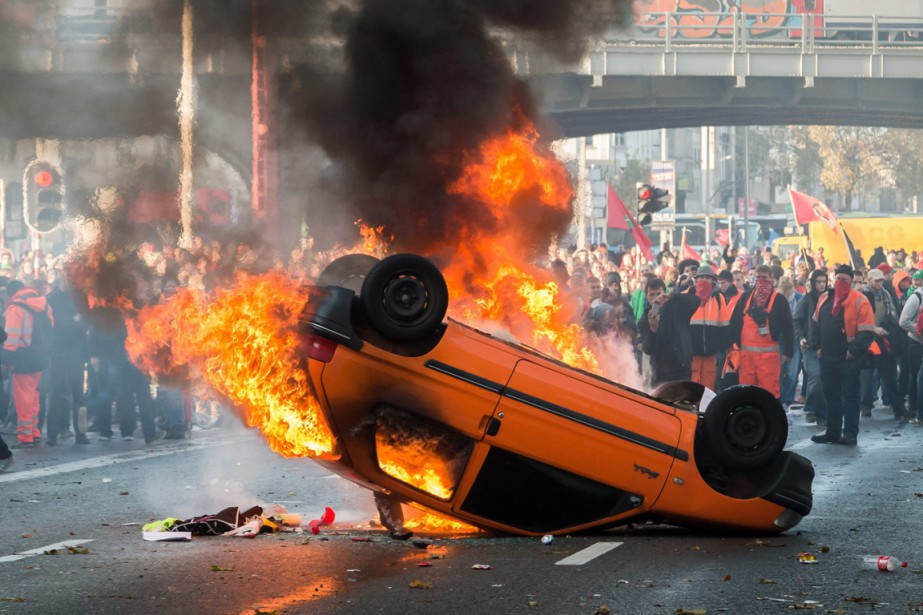
#> input picture data/raw_pictures/test_car_fire.jpg, 923 x 615 px
$ python main.py
#> lines starting #> are read from the running program, lines starting #| are printed output that depends on the picture
### picture_overlay/CameraStub.py
import Metadata
from PIL import Image
import imagehash
import config


class CameraStub:
    def __init__(self):
        self.MetaCamera = MetaCameraStub()
        self.CMOSCamera = CMOSCameraStub()

    def take_picture(self):
        picture = self.CMOSCamera.take_picture()
        metadata = self.MetaCamera.take_picture(picture)
        return metadata, picture


class CMOSCameraStub:

    def __init__(self):
        self.mode = 'RGB'
        self.size = (720, 720)
        self.color = 'red'

    def take_picture(self):
        img = Image.new(self.mode, self.size, self.color)
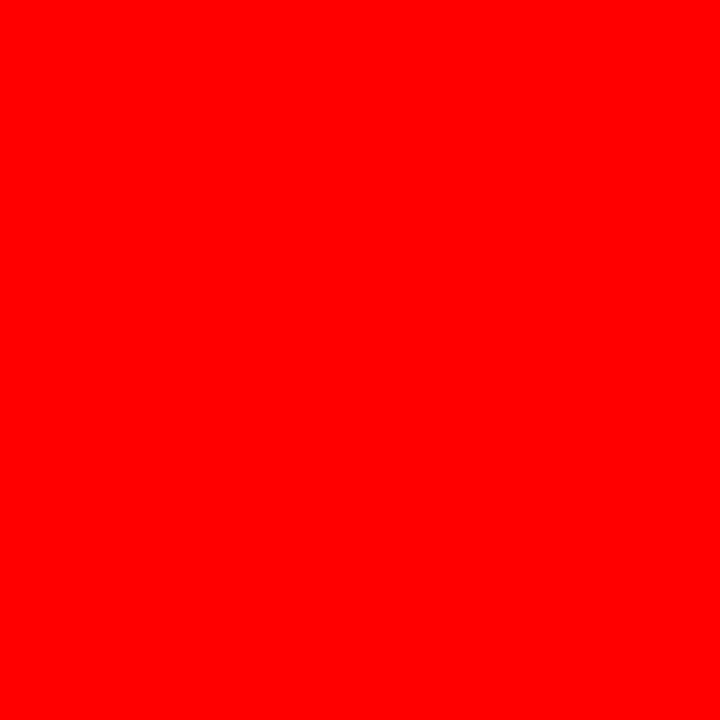
#> img: PIL image 720x720 RGB; mean R, G, B 255, 0, 0
        return img


class MetaCameraStub:

    def __init__(self):
        self.camera_name = "camera_stub"
        self.focal_distance = 1.0
        self.zoom_in = 1.0
        self.resolution = 3145728
        self.sensor_type = "CMOS"

    def take_picture(self, picture):
        picture_hash = imagehash.phash(Image.open(config.RAW_PICTURES_DIR + "/test_car_fire.jpg"), hash_size=64)
        print(picture_hash)
        metadata = Metadata.Metadata(picture_hash=picture_hash.__str__())
        return metadata

### picture_overlay/main.py
# This is a sample Python script.
import config
from CameraStub import CameraStub
from datetime import datetime
from yaml import load, dump

# Press Shift+F10 to execute it or replace it with your code.
# Press Double Shift to search everywhere for classes, files, tool windows, actions, and settings.


def print_path(name, path):
    # Use a breakpoint in the code line below to debug your script.
    print(f'{name} : {path}')  # Press Ctrl+F8 to toggle the breakpoint.


def get_timestamp():
    date_time = datetime.now()
    return date_time.strftime("%d_%m_%y_%H_%M_%S")


# Press the green button in the gutter to run the script.
if __name__ == '__main__':

    print_path("Raw pictures directory", config.RAW_PICTURES_DIR)
    filename = config.RAW_PICTURES_DIR + "/" + "picture_" + get_timestamp() + ".jpg"
    stream = open('document.yaml', 'w')
    Camera = CameraStub()
#> (the run stopped early here; a loop or call above may not have finished)
